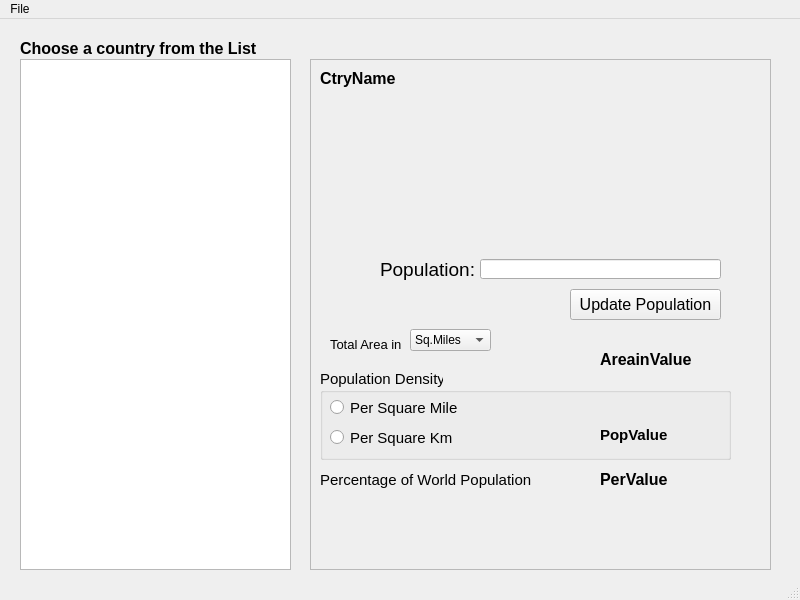
<?xml version="1.0" encoding="UTF-8"?>
<ui version="4.0">
 <class>MainWindow</class>
 <widget class="QMainWindow" name="MainWindow">
  <property name="geometry">
   <rect>
    <x>0</x>
    <y>0</y>
    <width>800</width>
    <height>600</height>
   </rect>
  </property>
  <property name="windowTitle">
   <string>Countries of the World</string>
  </property>
  <widget class="QWidget" name="centralwidget">
   <widget class="QLabel" name="LabelChooseCountryList">
    <property name="geometry">
     <rect>
      <x>20</x>
      <y>20</y>
      <width>249</width>
      <height>19</height>
     </rect>
    </property>
    <property name="font">
     <font>
      <pointsize>12</pointsize>
      <weight>75</weight>
      <bold>true</bold>
     </font>
    </property>
    <property name="text">
     <string>Choose a country from the List</string>
    </property>
   </widget>
   <widget class="QListWidget" name="listWidgetShowCountry">
    <property name="geometry">
     <rect>
      <x>20</x>
      <y>40</y>
      <width>271</width>
      <height>511</height>
     </rect>
    </property>
   </widget>
   <widget class="QFrame" name="rightViewFrame">
    <property name="geometry">
     <rect>
      <x>310</x>
      <y>40</y>
      <width>461</width>
      <height>511</height>
     </rect>
    </property>
    <property name="frameShape">
     <enum>QFrame::StyledPanel</enum>
    </property>
    <property name="frameShadow">
     <enum>QFrame::Raised</enum>
    </property>
    <widget class="QLabel" name="labelPercentageWrldPop">
     <property name="geometry">
      <rect>
       <x>10</x>
       <y>410</y>
       <width>211</width>
       <height>21</height>
      </rect>
     </property>
     <property name="font">
      <font>
       <pointsize>11</pointsize>
      </font>
     </property>
     <property name="text">
      <string>Percentage of World Population</string>
     </property>
    </widget>
    <widget class="QLabel" name="labelAreaIn">
     <property name="geometry">
      <rect>
       <x>20</x>
       <y>270</y>
       <width>81</width>
       <height>31</height>
      </rect>
     </property>
     <property name="font">
      <font>
       <pointsize>10</pointsize>
      </font>
     </property>
     <property name="text">
      <string>Total Area in</string>
     </property>
    </widget>
    <widget class="QComboBox" name="comboBoxSqMilesxSqKM">
     <property name="geometry">
      <rect>
       <x>100</x>
       <y>270</y>
       <width>81</width>
       <height>22</height>
      </rect>
     </property>
     <item>
      <property name="text">
       <string>Sq.Miles</string>
      </property>
     </item>
     <item>
      <property name="text">
       <string>Sq.Km</string>
      </property>
     </item>
    </widget>
    <widget class="QPushButton" name="pushButtonUpdatePop">
     <property name="geometry">
      <rect>
       <x>260</x>
       <y>230</y>
       <width>151</width>
       <height>31</height>
      </rect>
     </property>
     <property name="font">
      <font>
       <pointsize>12</pointsize>
      </font>
     </property>
     <property name="text">
      <string>Update Population</string>
     </property>
    </widget>
    <widget class="QLabel" name="labelCountryName">
     <property name="geometry">
      <rect>
       <x>10</x>
       <y>10</y>
       <width>441</width>
       <height>19</height>
      </rect>
     </property>
     <property name="font">
      <font>
       <pointsize>12</pointsize>
       <weight>75</weight>
       <bold>true</bold>
      </font>
     </property>
     <property name="text">
      <string>CtryName</string>
     </property>
    </widget>
    <widget class="QLabel" name="labelPopulation">
     <property name="geometry">
      <rect>
       <x>70</x>
       <y>200</y>
       <width>101</width>
       <height>21</height>
      </rect>
     </property>
     <property name="font">
      <font>
       <pointsize>14</pointsize>
      </font>
     </property>
     <property name="text">
      <string>Population:</string>
     </property>
    </widget>
    <widget class="QGroupBox" name="groupBoxPopDens">
     <property name="geometry">
      <rect>
       <x>10</x>
       <y>310</y>
       <width>411</width>
       <height>91</height>
      </rect>
     </property>
     <property name="font">
      <font>
       <pointsize>11</pointsize>
      </font>
     </property>
     <property name="title">
      <string>Population Density</string>
     </property>
     <widget class="QRadioButton" name="radioButtonPopPerSQMile">
      <property name="geometry">
       <rect>
        <x>10</x>
        <y>30</y>
        <width>131</width>
        <height>17</height>
       </rect>
      </property>
      <property name="text">
       <string>Per Square Mile</string>
      </property>
     </widget>
     <widget class="QRadioButton" name="radioButtonPerSqKMPop">
      <property name="geometry">
       <rect>
        <x>10</x>
        <y>60</y>
        <width>131</width>
        <height>17</height>
       </rect>
      </property>
      <property name="text">
       <string>Per Square Km</string>
      </property>
     </widget>
     <widget class="QLabel" name="labelPopDensValue">
      <property name="geometry">
       <rect>
        <x>280</x>
        <y>50</y>
        <width>121</width>
        <height>31</height>
       </rect>
      </property>
      <property name="font">
       <font>
        <pointsize>11</pointsize>
        <weight>75</weight>
        <bold>true</bold>
       </font>
      </property>
      <property name="text">
       <string>PopValue</string>
      </property>
     </widget>
    </widget>
    <widget class="QLineEdit" name="lineEditPopulationValue">
     <property name="geometry">
      <rect>
       <x>170</x>
       <y>200</y>
       <width>241</width>
       <height>20</height>
      </rect>
     </property>
    </widget>
    <widget class="QLabel" name="labelPercentWPValue">
     <property name="geometry">
      <rect>
       <x>290</x>
       <y>410</y>
       <width>131</width>
       <height>20</height>
      </rect>
     </property>
     <property name="font">
      <font>
       <pointsize>12</pointsize>
       <weight>75</weight>
       <bold>true</bold>
      </font>
     </property>
     <property name="text">
      <string>PerValue</string>
     </property>
    </widget>
    <widget class="QLabel" name="labelTotalAreaValue">
     <property name="geometry">
      <rect>
       <x>290</x>
       <y>290</y>
       <width>121</width>
       <height>21</height>
      </rect>
     </property>
     <property name="font">
      <font>
       <pointsize>12</pointsize>
       <weight>75</weight>
       <bold>true</bold>
      </font>
     </property>
     <property name="text">
      <string>AreainValue</string>
     </property>
    </widget>
    <widget class="QLabel" name="labelFlagIMG">
     <property name="geometry">
      <rect>
       <x>76</x>
       <y>50</y>
       <width>331</width>
       <height>131</height>
      </rect>
     </property>
     <property name="text">
      <string/>
     </property>
    </widget>
   </widget>
  </widget>
  <widget class="QMenuBar" name="menubarFileMenu">
   <property name="geometry">
    <rect>
     <x>0</x>
     <y>0</y>
     <width>800</width>
     <height>21</height>
    </rect>
   </property>
   <widget class="QMenu" name="menuFileCtryButtons">
    <property name="title">
     <string>File</string>
    </property>
    <addaction name="actionLoadCountries"/>
    <addaction name="actionSavetoFile"/>
    <addaction name="separator"/>
    <addaction name="actionExitButton"/>
   </widget>
   <addaction name="menuFileCtryButtons"/>
  </widget>
  <widget class="QStatusBar" name="statusbar">
   <property name="font">
    <font>
     <pointsize>9</pointsize>
    </font>
   </property>
  </widget>
  <action name="actionLoadCountries">
   <property name="text">
    <string>Load Countries</string>
   </property>
  </action>
  <action name="actionSavetoFile">
   <property name="enabled">
    <bool>false</bool>
   </property>
   <property name="text">
    <string>Save to File</string>
   </property>
  </action>
  <action name="actionExit">
   <property name="text">
    <string>Exit</string>
   </property>
  </action>
  <action name="actionExitButton">
   <property name="text">
    <string>Exit</string>
   </property>
  </action>
 </widget>
 <resources/>
 <connections/>
</ui>
